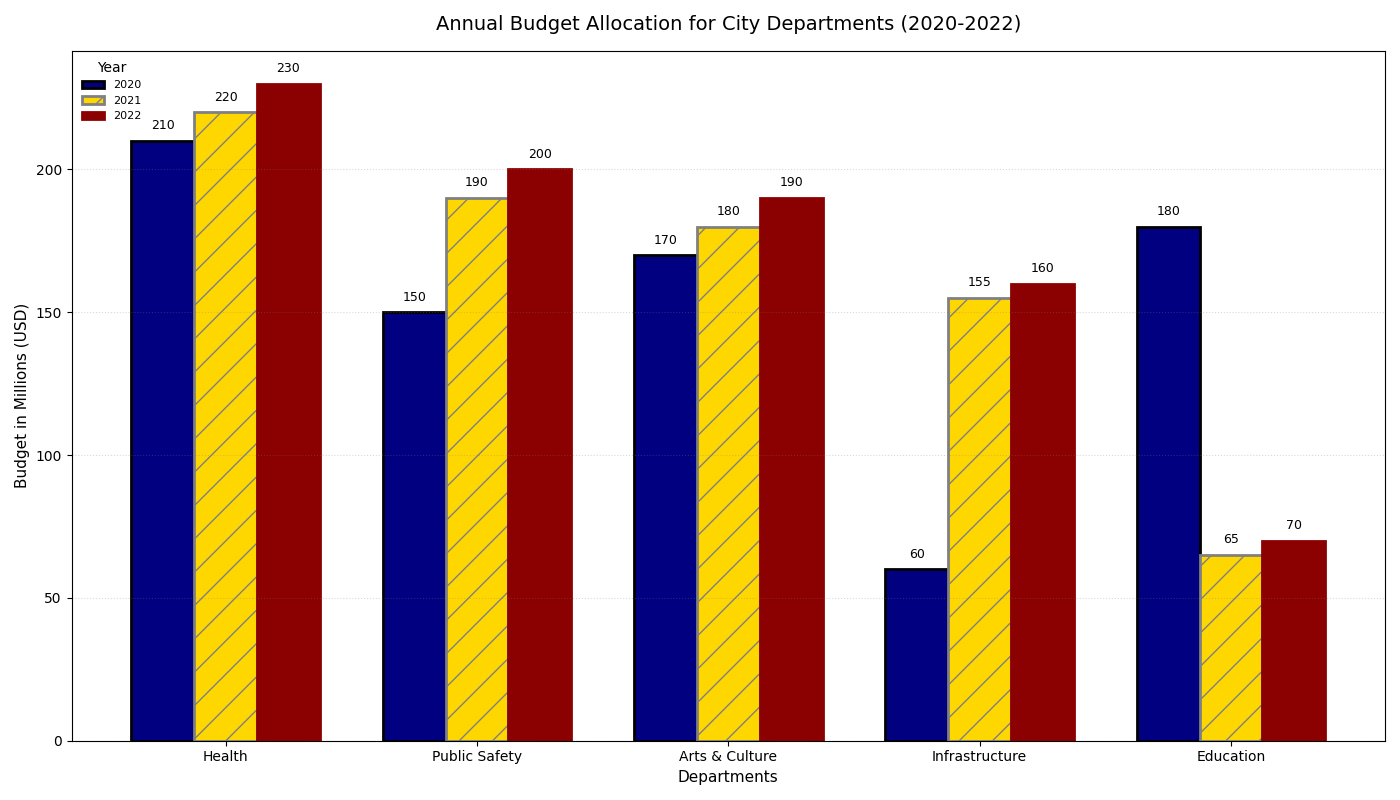

Source code (Python):
import matplotlib.pyplot as plt
import numpy as np

departments = ['Health', 'Education', 'Infrastructure', 'Public Safety', 'Arts & Culture']
budget_2020 = [210, 180, 60, 150, 170]
budget_2021 = [220, 65, 155, 190, 180]
budget_2022 = [230, 70, 160, 200, 190]

# Sort data by budget for 2022 in descending order
sorted_indices = np.argsort(budget_2022)[::-1]
sorted_departments = [departments[i] for i in sorted_indices]
sorted_budget_2020 = [budget_2020[i] for i in sorted_indices]
sorted_budget_2021 = [budget_2021[i] for i in sorted_indices]
sorted_budget_2022 = [budget_2022[i] for i in sorted_indices]

x = np.arange(len(sorted_departments))
width = 0.25

fig, ax = plt.subplots(figsize=(14, 8))

bars_2020 = ax.bar(x - width, sorted_budget_2020, width, label='2020', color='navy', linewidth=2, edgecolor='black')
bars_2021 = ax.bar(x, sorted_budget_2021, width, label='2021', color='gold', hatch='/', linewidth=2, edgecolor='gray')
bars_2022 = ax.bar(x + width, sorted_budget_2022, width, label='2022', color='darkred', linestyle='-', linewidth=2, edgecolor='darkred')

ax.set_title('Annual Budget Allocation for City Departments (2020-2022)', fontsize=14, fontweight='medium', pad=15)
ax.set_xlabel('Departments', fontsize=11)
ax.set_ylabel('Budget in Millions (USD)', fontsize=11)
ax.set_xticks(x)
ax.set_xticklabels(sorted_departments)
ax.grid(axis='y', linestyle=':', color='grey', alpha=0.3)
ax.legend(title='Year', fontsize=8, loc='upper left', frameon=False)

def add_labels(ax, bars):
    for bar in bars:
        yval = bar.get_height()
        ax.text(bar.get_x() + bar.get_width() / 2, yval + 3, f'{yval}', ha='center', va='bottom', fontsize=9, fontweight='regular')

add_labels(ax, bars_2020)
add_labels(ax, bars_2021)
add_labels(ax, bars_2022)

plt.tight_layout()
plt.show()
